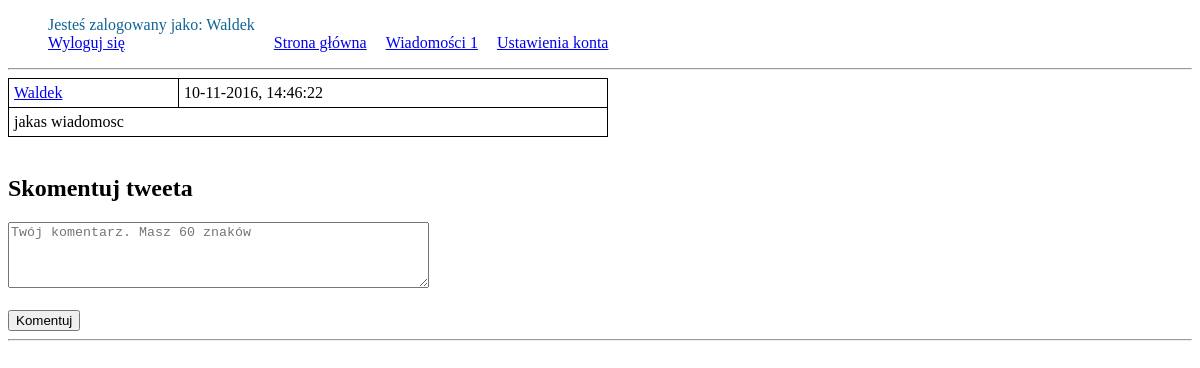
Page /discussion.php?tweetId=37 (signed in) on the committed database.
### tables this page shows
CREATE TABLE `tweets` (
  `id` int(11) NOT NULL,
  `user_id` int(11) NOT NULL,
  `tweet` varchar(140) NOT NULL,
  `creation_date` int(11) NOT NULL
);

CREATE TABLE `users` (
  `id` int(11) NOT NULL,
  `username` varchar(255) DEFAULT NULL,
  `hashedPassword` varchar(60) NOT NULL,
  `email` varchar(255) NOT NULL
);

### src/Message.php (called while the page is built, shortened)
<?php
class Message {
    static public function countReceivedUnreadMessages(mysqli $conn, $userId) {
        $sql = "SELECT * FROM messages WHERE receiver_id = $userId AND msg_status = 1";
        $result = $conn->query($sql);
        if ($result != false && $result->num_rows != 0) {
            return $result->num_rows;
        }
        return 0;
    }
}

### src/Tweet.php (called while the page is built, shortened)
<?php
class Tweet {
    private $userId;
    private $tweet;
    private $creationDate;
    public function __construct() {
        $this->userId = '';
        $this->tweet = '';
        $this->creationDate = '';
    }
    public function getUserId() {
        return $this->userId;
    }
    public function getTweet() {
        return $this->tweet;
    }
    public function getCreationDate() {
        return $this->creationDate;
    }
    static public function loadTweetById(mysqli $conn, $id) {
        $sql = "SELECT * FROM tweets WHERE id = $id";
        $result = $conn->query($sql);
        if ($result != false && $result->num_rows == 1) {
            $row = $result->fetch_assoc();
            $loadedTweet = new Tweet();
            $loadedTweet->id = $row["id"];
            $loadedTweet->userId = $row["user_id"];
            $loadedTweet->tweet = $row["tweet"];
            $loadedTweet->creationDate = $row["creation_date"];
            return $loadedTweet;
        }
        return null;
    }
}
?>

### src/User.php (called while the page is built, shortened)
<?php
class User {
    static public function loadUsernameByUserId(mysqli $conn, $userId) {
        $sql = "SELECT id, username FROM users WHERE id = '$userId'";
        $result = $conn->query($sql);
        if ($result->num_rows == 1) {
            $row = $result->fetch_assoc();
            $username = $row['username'];
            return $username;
        }
    }
}
?>

### discussion.php (the view, shortened to what this page needs)
<?php
include_once 'src/Message.php';
include_once 'src/User.php';
include_once 'src/Tweet.php';
require_once 'src/connection.php';
$msgCount = Message::countReceivedUnreadMessages($conn, $_SESSION['loggedUserId']);
$tweetToComment = Tweet::loadTweetById($conn, $_GET['tweetId']);
$username = User::loadUsernameByUserId($conn, $tweetToComment->getUserId());
?>
<!DOCTYPE html>
<html>
    <head>
        <link rel="stylesheet" href="css/style.css">
    </head>
    <body>
        <div class="main_menu" cellspacing='10'>
            <ul>
                <li>
                    Jesteś zalogowany jako:
                    <?=$_SESSION['loggedUserName'];
                    ?><br>
                    <a href="logout.php">Wyloguj się</a>
                </li>
                <li>
                    <a href="index.php">Strona główna</a>
                </li>
                <li>
                    <a href="inbox.php">Wiadomości  <?=$msgCount?></a>
                </li>
                <li>
                    <a href="accountAdjustment.php">Ustawienia konta</a>
                </li>
            </ul>
        </div>
        <hr>
        <table class="tweets">
            <tr>
                <td>
                    <a href="usersTweets.php?followedUserId=<?=$tweetToComment->getUserId()?>">
                        <?=$username?>
                    </a>
                </td>
                <td>
                    <?=date('d-m-Y, G:i:s', $tweetToComment->getCreationDate())?>
                </td>
            </tr>
            <tr>
                <td colspan="2">
                    <?=$tweetToComment->getTweet()?><br>
                </td>
            </tr>
        </table>
        <br>
        <form method="POST" action="" class="comment">
            <h2>Skomentuj tweeta</h2>
            <textarea id="comment_text" rows="4" cols="50" maxlength="60"
                      name="newComment" placeholder="Twój komentarz. Masz 60 znaków"></textarea><br>
            <br>
            <input type="submit" id="comment_submit" value="Komentuj">
        </form>
        <hr>
    </body>
</html>

### css/style.css (style rules this page uses)
.main_menu li { display: inline-block; list-style: none; color: #116493; margin-right: 15px; }
.tweets { border-collapse: collapse; border-spacing: 0; width: 600px; }
.tweets td, .tweets th { border: 1px solid black; padding: 5px; }

### rows in the picture
tweets: user.username "Waldek", creation_date "10-11-2016, 14:46:22", tweet "jakas wiadomosc"

### other values in the picture
$_SESSION['loggedUserName'] "Waldek"
$msgCount "1"
